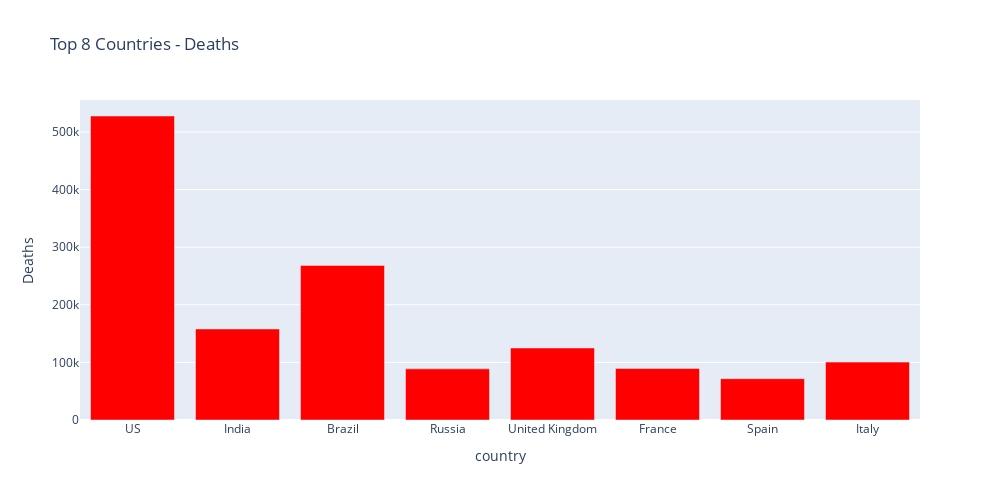

Notebook source saved alongside this figure:
### Code cell
# Plotting top 8 worst affected countries by deaths

px.bar(
    sorted_df_country.head(8),
    x = "country",
    y = "Deaths",
    title= "Top 8 Countries - Deaths", 
    color_discrete_sequence=["red"], 
    height=500,
    width=1000
)

### Figure 1 — Plotly figure (JSON) as saved in the notebook; plotly's stock layout.template omitted (floating-point values rounded to 4 significant figures)
{"data": [{"alignmentgroup": "True", "hovertemplate": "country=%{x}<br>Deaths=%{y}<extra></extra>", "legendgroup": "", "marker": {"color": "red"}, "name": "", "offsetgroup": "", "orientation": "v", "showlegend": false, "textposition": "auto", "type": "bar", "x": ["US", "India", "Brazil", "Russia", "United Kingdom", "France", "Spain", "Italy"], "xaxis": "x", "y": [527705, 158063, 268370, 88773, 125032, 89455, 71727, 100479], "yaxis": "y"}], "layout": {"barmode": "relative", "height": 500, "legend": {"tracegroupgap": 0}, "title": {"text": "Top 8 Countries - Deaths"}, "width": 1000, "xaxis": {"anchor": "y", "domain": [0, 1], "title": {"text": "country"}}, "yaxis": {"anchor": "x", "domain": [0, 1], "title": {"text": "Deaths"}}}}
